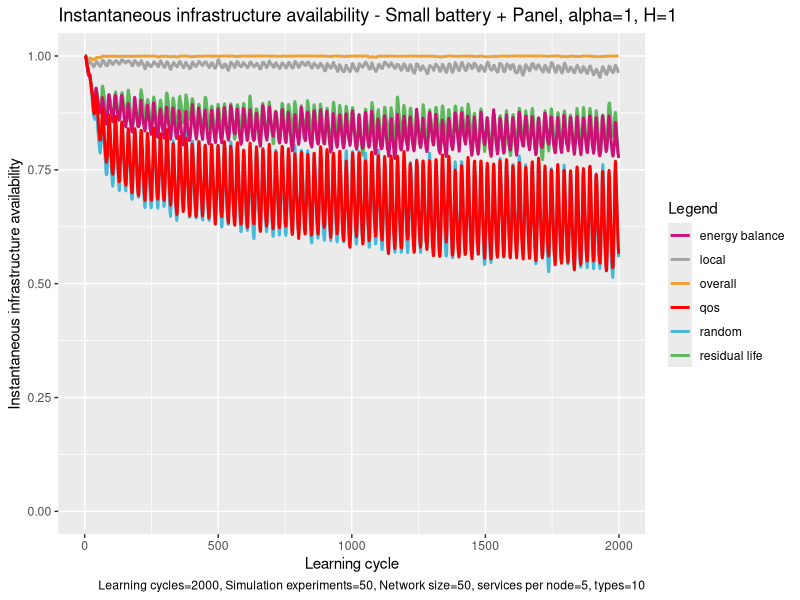

This chart was generated by the following R code:
# execute all lines: ctrl + shift + enter

library(ggplot2)

# set working directory here
setwd(dirname(rstudioapi::getSourceEditorContext()$path))

overall <- read.table("exp_assembly_overall_energy_template.txt", 
                      header = F,
                      sep = " ",
                      col.names= c("overallx", "overally")
)

random <- read.table("exp_assembly_random.txt", 
                     header = F,
                     sep = " ",
                     col.names= c("randomx", "randomy")
)

res <- read.table("exp_assembly_residual_life_template.txt", 
                  header = F,
                  sep = " ",
                  col.names= c("resx","resy")
)

local <- read.table("exp_assembly_local_energy_template.txt", 
                    header = F,
                    sep = " ",
                    col.names= c("locx","locy")
)

learning <- read.table("exp_assembly_fair_energyBP.txt", 
                          header = F,
                          sep = " ",
                          col.names= c("enx","eny")
)

qos <- read.table("exp_assembly_QoS.txt", 
                       header = F,
                       sep = " ",
                       col.names= c("qosx","qosy")
)


overall_x <- overall$overallx
overall_y <- overall$overally

random_y <- random$randomy
res_y <- res$resy
local_y <- local$locy
energyAware_y <- learning$eny
qos_y <- qos$qosy

head(overall)

colors <- c("overall" = "#EEA236", "residual life" = "#5CB85C", "random" = "#46B8DA", "local"="gray64", "energy balance"="deeppink3", "qos"="#FF0000")

ggplot(data=local, aes(x=overall_x, col = group)) + 
  
  geom_line(aes(y = overall_y, color = "overall"), size = 1) +
  geom_line(aes(y = res_y, color = "residual life"), size = 1) +
  geom_line(aes(y = random_y, color = "random"), size = 1) +
  geom_line(aes(y = local_y, color = "local"), size = 1) +
  geom_line(aes(y = energyAware_y, color = "energy balance"), size = 1) +
  geom_line(aes(y = qos_y, color = "qos"), size = 1) +
  ylim(0, 1.0) +
  
  labs(x = "Learning cycle",
       y = "Instantaneous infrastructure availability",
       color = "Legend",
       title = "Instantaneous infrastructure availability - Small battery + Panel, alpha=1, H=1", 
       caption = "Learning cycles=2000, Simulation experiments=50, Network size=50, services per node=5, types=10") +
  
  scale_color_manual(values = colors)
